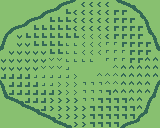

This game map was drawn from its Tiled (.tmx) file and the tilesets committed beside it. A one-line description and the full map source follow:
An orthogonal 20x16 tile map with 8x8 px tiles, 1 tile layer (Tile Layer 1).

<map version="1.5" tiledversion="1.7.1" orientation="orthogonal" renderorder="right-down" width="20" height="16" tilewidth="8" tileheight="8" infinite="0" nextlayerid="2" nextobjectid="1">
 <tileset firstgid="1" source="Main Tileset.tsx" />
 <layer id="1" name="Tile Layer 1" width="20" height="16">
  <data encoding="csv">
184,184,184,184,184,184,184,98,99,102,85,85,85,85,118,114,115,184,184,184,
184,184,184,184,184,98,99,102,84,85,85,85,85,85,86,86,118,117,184,184,
184,184,184,98,99,102,84,84,84,85,85,85,85,85,86,86,86,118,97,184,
184,98,99,102,84,84,84,84,84,85,85,85,85,85,86,86,86,86,113,184,
100,102,83,84,84,84,84,84,84,84,93,93,93,85,86,86,86,86,118,97,
116,184,83,83,84,84,84,84,92,92,93,93,93,94,94,86,86,86,86,113,
102,83,83,83,83,83,84,84,92,92,93,93,93,94,94,94,86,86,86,118,
83,83,83,83,83,83,91,91,92,92,92,92,184,94,94,94,86,86,87,87,
83,83,83,83,83,91,91,91,90,184,184,184,184,184,95,87,87,87,87,87,
82,82,82,82,90,90,90,90,90,89,184,184,95,95,95,87,87,87,87,87,
97,82,82,82,82,90,90,89,89,89,96,96,96,95,95,87,87,87,87,100,
113,82,82,82,82,82,82,81,89,89,96,96,96,88,87,87,87,87,87,116,
118,114,115,82,82,82,81,81,81,81,96,96,88,88,88,88,87,87,100,102,
184,184,118,114,115,82,81,81,81,81,81,88,88,88,88,88,88,87,116,184,
184,184,184,184,118,114,115,81,81,81,81,88,88,88,88,88,88,101,102,184,
184,184,184,184,184,184,118,114,115,81,81,88,88,88,88,98,99,102,184,184
</data>
 </layer>
</map>